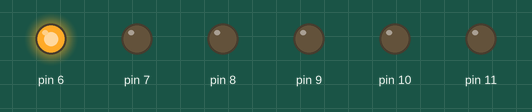
This sketch was run on a simulated Arduino Uno, built with avr-gcc and run on an emulated ATmega328P. On the bench: output pins drawn as LEDs (lit = HIGH).

Above: at 0.12 s.
At 0.87 s:
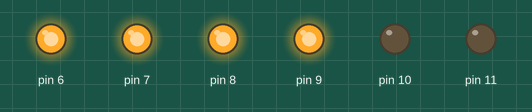
At 1.62 s:
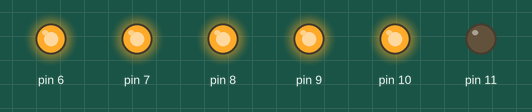
At 3.37 s:
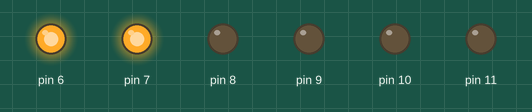
At 4.37 s:
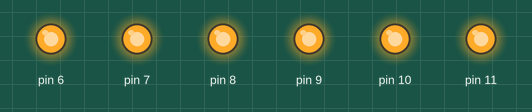
At 6.62 s:
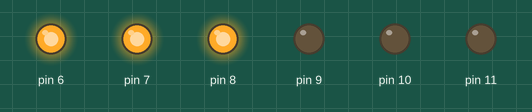
Timing chart, 0 to 6.9 s (numbered marks = the images above):
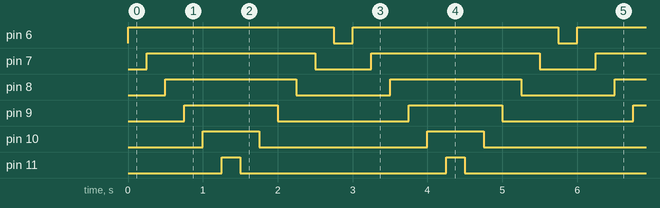

The sketch:

LedParty.ino
```cpp
void setup() {
  // put your setup code here, to run once:
  for(int i = 6; i <= 11; i++) {
    pinMode(i, OUTPUT);
  }
}

void loop() {
  // put your main code here, to run repeatedly:
  for(int i = 6; i <= 11; i++) {
    digitalWrite(i, HIGH);
    delay(250);
  }

  for(int i = 11; i >= 6; i--) {
    digitalWrite(i, LOW);
    delay(250);
  }
}
```

Measured:
- by itself, pin 6: alternates HIGH for 2.8 s and LOW for 0.25 s
- by itself, pin 7: alternates HIGH for 2.3 s and LOW for 0.75 s
- by itself, pin 8: alternates HIGH for 1.8 s and LOW for 1.3 s
- by itself, pin 9: alternates HIGH for 1.3 s and LOW for 1.8 s
- by itself, pin 10: alternates HIGH for 0.75 s and LOW for 2.3 s
- by itself, pin 11: alternates HIGH for 0.25 s and LOW for 2.8 s
